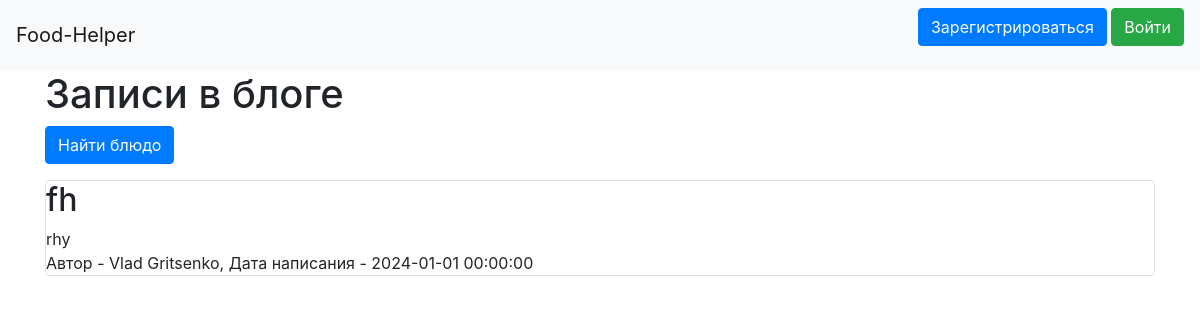
Before: / with the older database file.
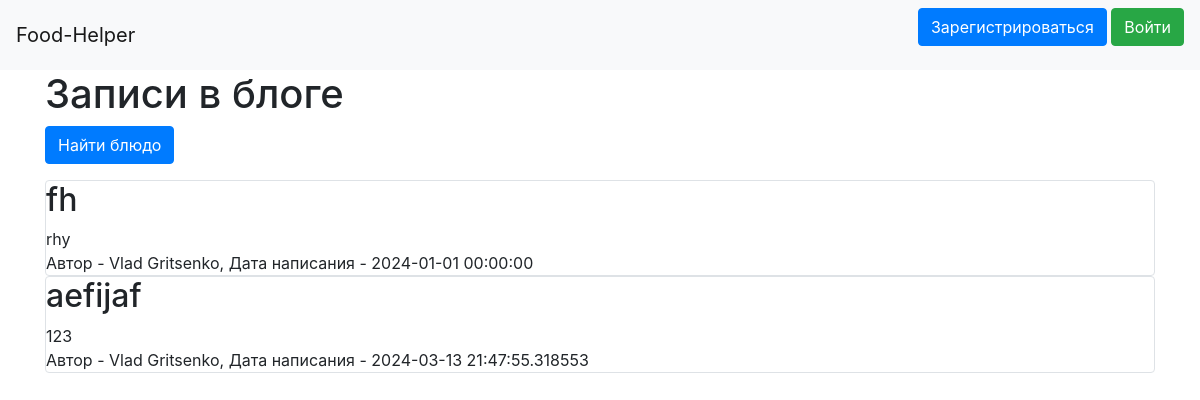
After: the same page with the newer database file.
### data/news.py (models this page shows)
class News(SqlAlchemyBase):
    __tablename__ = 'news'
    id = sqlalchemy.Column(sqlalchemy.Integer,
                           primary_key=True, autoincrement=True)
    title = sqlalchemy.Column(sqlalchemy.String, nullable=True)
    content = sqlalchemy.Column(sqlalchemy.String, nullable=True)
    created_date = sqlalchemy.Column(sqlalchemy.DateTime,
                                     default=datetime.datetime.now)
    is_private = sqlalchemy.Column(sqlalchemy.Boolean, default=True)
    user_id = sqlalchemy.Column(sqlalchemy.Integer,
                                sqlalchemy.ForeignKey("users.id"))
    user = orm.relationship('User')

### data/users.py (models this page shows, shortened)
class User(SqlAlchemyBase, UserMixin):
    __tablename__ = 'users'
    id = sqlalchemy.Column(sqlalchemy.Integer, primary_key=True, autoincrement=True)
    name = sqlalchemy.Column(sqlalchemy.String, nullable=True)
    about = sqlalchemy.Column(sqlalchemy.String, nullable=True)
    email = sqlalchemy.Column(sqlalchemy.String, index=True, unique=True, nullable=True)
    hashed_password = sqlalchemy.Column(sqlalchemy.String, nullable=True)
    created_date = sqlalchemy.Column(sqlalchemy.DateTime, default=datetime.datetime.now)
    news = orm.relationship("News", back_populates='user')

### main.py (the view)
@app.route("/")
def index():
    db_sess = db_session.create_session()
    news = db_sess.query(News).filter(News.is_private != True)
    if current_user.is_authenticated:
        news = db_sess.query(News).filter(
            (News.user == current_user) | (News.is_private != True))
    else:
        news = db_sess.query(News).filter(News.is_private != True)
    return render_template("index.html", news=news)

### data/db_session.py (called while the page is built)
def create_session() -> Session:
    global __factory
    return __factory()

### templates/index.html (shortened to what this page needs)
{% extends "base.html" %}
{% block content %}
<h1>Записи в блоге</h1>
<p>
    <a class="btn btn-primary " href="/search_dish">Найти блюдо</a>
</p>
{% for item in news%}
<div class="col-md6 border rounded">
    <h2>{{item.title}}</h2>
    <div>
        {{item.content}}
    </div>
    <div>
        Автор - {{item.user.name}}, Дата написания - {{item.created_date}}
    </div>
</div>
{% endfor %}
{% endblock %}

### templates/base.html (shortened to what this page needs)
<!doctype html>
<html lang="en">
<head>
    <link rel="stylesheet"
          href="https://stackpath.bootstrapcdn.com/bootstrap/4.4.1/css/bootstrap.min.css"
>
</head>
<body>
<header>
    <nav class="navbar navbar-light bg-light">
        <a class="navbar-brand" href="/">Food-Helper</a>
        {% if current_user.is_authenticated %}
    <a class="navbar-brand" href="/logout">{{ current_user.name }}</a>
{% else %}
    <p>
        <a class="btn btn-primary " href="/register">Зарегистрироваться</a>
        <a class="btn btn-success" href="/login">Войти</a>
    </p>
{% endif %}
    </nav>
</header>
<main role="main" class="container">
    {% block content %}{% endblock %}
</main>
</body>
</html>

Changed rows visible on the page:
added News: title "aefijaf", content "123", user.name "Vlad Gritsenko", created_date "2024-03-13 21:47:55.318553"
